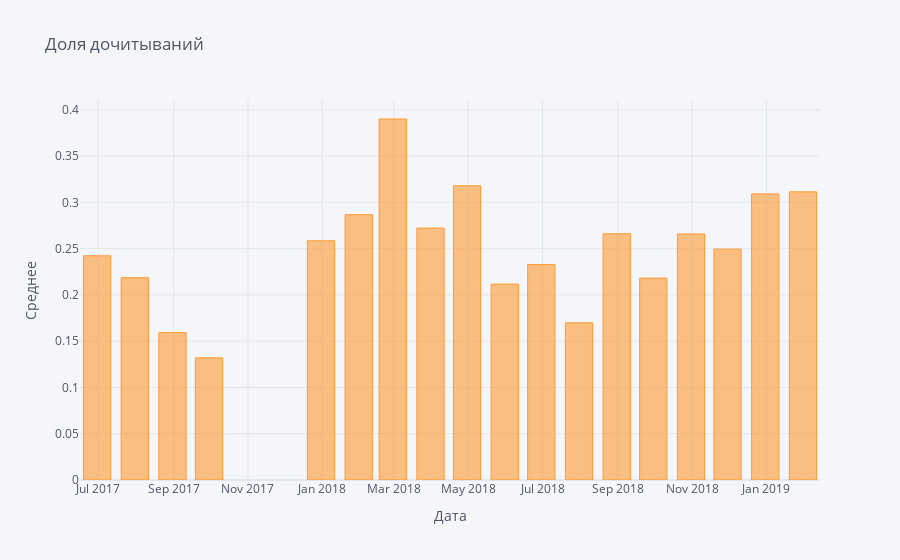

The notebook cell this image was saved under:
### Code cell
df3['read_percent'].iplot(
    kind='bar',
    xTitle='Дата',
    yTitle='Среднее',
    title='Доля дочитываний')

### Figure 1 — Plotly figure (JSON) as saved in the notebook; plotly's stock layout.template omitted (floating-point values rounded to 4 significant figures)
{"data": [{"marker": {"color": "rgba(255, 153, 51, 0.6)", "line": {"color": "rgba(255, 153, 51, 1.0)", "width": 1}}, "name": "read_percent", "orientation": "v", "text": "", "type": "bar", "x": ["2017-06-30", "2017-07-31", "2017-08-31", "2017-09-30", "2017-12-31", "2018-01-31", "2018-02-28", "2018-03-31", "2018-04-30", "2018-05-31", "2018-06-30", "2018-07-31", "2018-08-31", "2018-09-30", "2018-10-31", "2018-11-30", "2018-12-31", "2019-01-31"], "y": [0.2423, 0.2186, 0.1592, 0.132, 0.2585, 0.2867, 0.3901, 0.2722, 0.3179, 0.2117, 0.2328, 0.1699, 0.2661, 0.2182, 0.2659, 0.2495, 0.3092, 0.3114]}], "layout": {"legend": {"bgcolor": "#F5F6F9", "font": {"color": "#4D5663"}}, "paper_bgcolor": "#F5F6F9", "plot_bgcolor": "#F5F6F9", "title": {"font": {"color": "#4D5663"}, "text": "Доля дочитываний"}, "xaxis": {"gridcolor": "#E1E5ED", "showgrid": true, "tickfont": {"color": "#4D5663"}, "title": {"font": {"color": "#4D5663"}, "text": "Дата"}, "zerolinecolor": "#E1E5ED"}, "yaxis": {"gridcolor": "#E1E5ED", "showgrid": true, "tickfont": {"color": "#4D5663"}, "title": {"font": {"color": "#4D5663"}, "text": "Среднее"}, "zerolinecolor": "#E1E5ED"}}}
